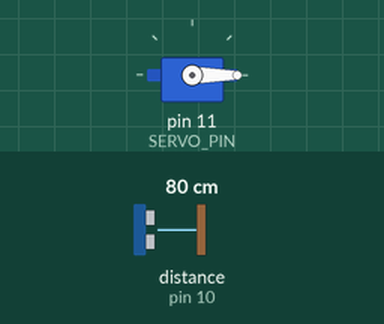
This sketch was run on a simulated Arduino Uno, built with avr-gcc and run on an emulated ATmega328P. On the bench: servo. Wiring (inferred from the names in the program): ultrasonic range finder: trigger pin 9; echo pin 10. Inputs (shaded band) come from the test bench; at power-on: distance to the obstacle (sensor on pin 10) 80 cm. The echo pulse lasts 58.3 µs per cm; what the sketch prints to the serial monitor is not drawn.

Above: at 1.2 s.
1.3 s: distance to the obstacle (sensor on pin 10) set to 6 cm
2.8 s: distance to the obstacle (sensor on pin 10) set to 3 cm
At 3.7 s:
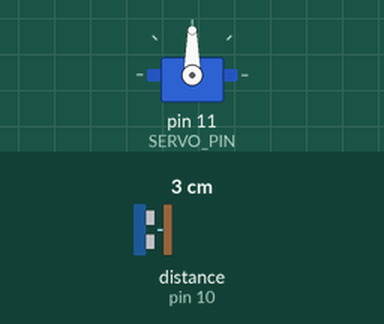
Timing chart, 0 to 34.6 s (numbered marks = the images above; inputs shaded):
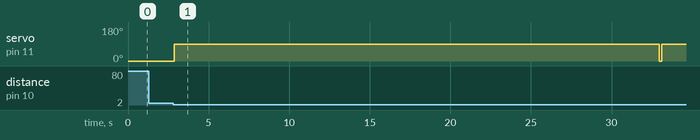

The sketch:

smart_door_hcsr04.ino
```cpp
/*
 * Smart Door – HC-SR04 Ultrasonic + Servo Door Controller
 * Target: Arduino Uno / Nano / ESP32 (PlatformIO-friendly)
 *
 * Core principle: work at any cost. No ISR portability issues.
 * Uses micros()-based polling with aggressive timeouts so the sketch
 * never hangs, never relies on pin-change interrupts, and never
 * depends on ESP32-specific APIs.
 *
 * Behavior:
 *   1. Measure distance every cycle using pure polling.
 *   2. If distance <= DETECTION_THRESHOLD_CM for OPEN_CONSECUTIVE readings,
 *      mark as DETECTED and open the door.
 *   3. While still detected, keep resetting the "last seen" timer.
 *   4. Once no detection for CLOSE_CONSECUTIVE readings, start a 10 s timer.
 *   5. If the timer expires with no new detection, close the door.
 *   6. A 30 s hard timeout (MAX_OPEN_TIME_MS) forces closure regardless
 *      of the sensor state as a safety fallback.
 */

// ────────────────────────────────────────────────────────────────────────
// CONFIGURATION – adjust these constants to match your hardware
// ────────────────────────────────────────────────────────────────────────

// HC-SR04 pins
const uint8_t  TRIG_PIN = 9;          // Output: 10 µs trigger pulse
const uint8_t  ECHO_PIN = 10;         // Input:  pulse width → distance

// Door actuator
const uint8_t  SERVO_PIN = 11;        // PWM pin for servo signal wire
const uint16_t OPEN_ANGLE  = 90;      // Degrees  – door open position
const uint16_t CLOSE_ANGLE = 0;       // Degrees  – door closed (locked) position

// Detection thresholds
const float     DETECTION_THRESHOLD_CM = 5.0f;   // Object considered "at door" if <= this
const uint8_t   OPEN_CONSECUTIVE   = 2;          // Readings needed to open (lowered for faster response)
const uint8_t   CLOSE_CONSECUTIVE  = 4;          // Readings needed to start close timer

// Timing
const unsigned long HOLD_OPEN_MS    = 10UL * 1000UL;   // 10 s after last detection
const unsigned long MAX_OPEN_MS     = 30UL * 1000UL;   // 30 s hard safety limit
const unsigned long DEBUG_INTERVAL  = 500UL;           // Serial output rate
const unsigned long MEASURE_INTERVAL = 80UL;           // Min ms between triggers

// Polling timeouts (microseconds) – these keep loop() non-blocking
const unsigned long ECHO_TIMEOUT_HIGH_US = 40000UL;      // 40 ms max wait for echo HIGH
const unsigned long ECHO_TIMEOUT_LOW_US  = 40000UL;      // 40 ms max wait for echo LOW

// ────────────────────────────────────────────────────────────────────────
// INCLUDES
// ────────────────────────────────────────────────────────────────────────
#include <Arduino.h>
#include <Servo.h>

// ────────────────────────────────────────────────────────────────────────
// STATE MACHINE
// ────────────────────────────────────────────────────────────────────────
enum DoorState : uint8_t {
  STATE_CLOSED,
  STATE_OPEN,
  STATE_CLOSING_PENDING   // detected nothing, counting down to close
};

DoorState  door_state     = STATE_CLOSED;
Servo      door_servo;

// Timing
unsigned long state_enter_ms    = 0;   // when we entered current STATE_OPEN
unsigned long last_detected_ms  = 0;   // most recent time an object was seen

// Detection debounce counters
uint8_t  detected_count      = 0;
uint8_t  not_detected_count  = 0;
bool     object_detected     = false;

// ────────────────────────────────────────────────────────────────────────
// NON-BLOCKING POLLING ECHO MEASUREMENT
// Pure digital polling with micros()-based timeouts.
// No ISRs, no pin-change hacks, no attachInterrupt portability issues.
// Works identically on AVR, ARM, ESP32, RP2040, etc.
// ────────────────────────────────────────────────────────────────────────

// Step 1: fire the 10 µs TRIG pulse
void trigger_measurement() {
  digitalWrite(TRIG_PIN, LOW);
  delayMicroseconds(2);
  digitalWrite(TRIG_PIN, HIGH);
  delayMicroseconds(10);
  digitalWrite(TRIG_PIN, LOW);
}

// Step 2: wait for ECHO HIGH with timeout, return start micros or 0 on fail
unsigned long wait_echo_high() {
  unsigned long deadline = micros() + ECHO_TIMEOUT_HIGH_US;
  while (digitalRead(ECHO_PIN) == LOW) {
    if (micros() > deadline) return 0;
  }
  return micros();
}

// Step 3: wait for ECHO LOW with timeout, return end micros or 0 on fail
unsigned long wait_echo_low(unsigned long start_us) {
  unsigned long deadline = micros() + ECHO_TIMEOUT_LOW_US;
  while (digitalRead(ECHO_PIN) == HIGH) {
    if (micros() > deadline) return 0;
  }
  return micros();
}

// Full distance read – returns cm, or -1.0 on any failure
float read_distance_cm() {
  trigger_measurement();

  unsigned long t_start = wait_echo_high();
  if (t_start == 0) return -1.0f;

  unsigned long t_end = wait_echo_low(t_start);
  if (t_end == 0) return -1.0f;

  unsigned long duration_us = t_end - t_start;

  // Sanity: reject pulses shorter than ~58 µs (≈1 cm) or longer than ~29 ms (≈500 cm)
  if (duration_us < 58UL || duration_us > 30000UL) return -1.0f;

  return (float)duration_us / 58.0f;
}

// ────────────────────────────────────────────────────────────────────────
// SERVO / DOOR ACTUATORS
// Swap these two helpers if you use a relay / motor driver instead.
// ────────────────────────────────────────────────────────────────────────
void open_door() {
  Serial.println(F("[ACTUATOR] Opening door"));
  door_servo.write(OPEN_ANGLE);
}

void close_door() {
  Serial.println(F("[ACTUATOR] Closing door"));
  door_servo.write(CLOSE_ANGLE);
}

// ────────────────────────────────────────────────────────────────────────
// SERIAL DEBUG HELPER
// ────────────────────────────────────────────────────────────────────────
void print_debug(float dist_cm, DoorState st, unsigned long timer_left_ms) {
  const char *state_str =
    (st == STATE_CLOSED)          ? "CLOSED" :
    (st == STATE_OPEN)            ? "OPEN"   :
                                   "CLOSING…";

  Serial.print(F("dist="));
  if (dist_cm < 0.0f) {
    Serial.print(F("ERR"));
  } else {
    Serial.print(dist_cm, 1);
    Serial.print(F(" cm"));
  }

  Serial.print(F("  state="));
  Serial.print(state_str);

  Serial.print(F("  timer_left="));
  Serial.print(timer_left_ms / 1000UL);
  Serial.println(F(" s"));
}

// ────────────────────────────────────────────────────────────────────────
// INITIALISATION
// ────────────────────────────────────────────────────────────────────────
void setup() {
  Serial.begin(115200);
  while (!Serial && millis() < 2000) { /* wait for USB-Serial */ }

  pinMode(TRIG_PIN, OUTPUT);
  digitalWrite(TRIG_PIN, LOW);

  pinMode(ECHO_PIN, INPUT);

  door_servo.attach(SERVO_PIN);
  door_servo.write(CLOSE_ANGLE);

  Serial.println(F("Smart Door Controller – initialised"));
  Serial.println(F("Ultrasonic polling mode – no ISR dependencies"));
}

// ────────────────────────────────────────────────────────────────────────
// MAIN LOOP
// ────────────────────────────────────────────────────────────────────────
void loop() {
  static unsigned long last_measure_ms = 0;
  static unsigned long last_debug_ms   = 0;

  unsigned long now = millis();

  // 0. Handle incoming commands from Python (e.g. Face Recognition)
  if (Serial.available() > 0) {
    String cmd = Serial.readStringUntil('\n');
    cmd.trim();
    if (cmd == "UNLOCK") {
      Serial.println(F("[CMD] Received UNLOCK command from Host"));
      open_door();
      door_state = STATE_OPEN;
      state_enter_ms = now;
      last_detected_ms = now;
      object_detected = true;
      detected_count = 0;
      not_detected_count = 0;
    }
  }

  // 1. Non-blocking measurement cadence
  if (now - last_measure_ms >= MEASURE_INTERVAL) {
    last_measure_ms = now;

    // Read distance (returns -1.0 on timeout / error)
    float dist = read_distance_cm();
    bool  detected_now = (dist >= 0.0f && dist <= DETECTION_THRESHOLD_CM);

    // 2. Debounce / hysteresis counters
    if (detected_now) {
      detected_count++;
      not_detected_count = 0;
    } else {
      not_detected_count++;
      detected_count = 0;
    }

    bool debounced_detection = (detected_count >= OPEN_CONSECUTIVE);
    bool debounced_clear      = (not_detected_count >= CLOSE_CONSECUTIVE);

    // 3. State machine
    switch (door_state) {

      case STATE_CLOSED:
        object_detected = false;
        if (debounced_detection) {
          open_door();
          door_state     = STATE_OPEN;
          state_enter_ms = now;
          object_detected = true;
          last_detected_ms = now;
          detected_count = 0;
          not_detected_count = 0;
        }
        break;

      case STATE_OPEN:
        object_detected = true;
        if (debounced_detection) {
          // Object still there – reset "keep-open" timer
          last_detected_ms = now;
          not_detected_count = 0;
        }

        // Safety watchdog: force close after MAX_OPEN_MS regardless of sensor
        if (now - state_enter_ms > MAX_OPEN_MS) {
          Serial.println(F("[SAFETY] Max open time reached – forcing close"));
          close_door();
          door_state = STATE_CLOSED;
          object_detected = false;
          detected_count = 0;
          not_detected_count = 0;
          break;
        }

        // Has the object been absent long enough to arm the close timer?
        if (debounced_clear) {
          door_state     = STATE_CLOSING_PENDING;
          state_enter_ms = now;
          not_detected_count = 0;
        }
        break;

      case STATE_CLOSING_PENDING:
        object_detected = false;
        if (debounced_detection) {
          // Object returned during countdown – reopen immediately
          open_door();
          door_state     = STATE_OPEN;
          state_enter_ms = now;
          last_detected_ms = now;
          object_detected = true;
          not_detected_count = 0;
          break;
        }

        // Safety watchdog still applies during countdown
        if (now - state_enter_ms > MAX_OPEN_MS) {
          Serial.println(F("[SAFETY] Max open time reached – forcing close from pending"));
          close_door();
          door_state = STATE_CLOSED;
          detected_count = 0;
          not_detected_count = 0;
          break;
        }

        // Check if 10 s have passed since the last confirmed detection
        if (now - last_detected_ms >= HOLD_OPEN_MS) {
          close_door();
          door_state = STATE_CLOSED;
          // Reset debounce counters so a fresh detection needs OPEN_CONSECUTIVE hits again
          detected_count = 0;
          not_detected_count = 0;
        }
        break;
    }
  }

  // 4. Debug output at DEBUG_INTERVAL
  if (now - last_debug_ms >= DEBUG_INTERVAL) {
    last_debug_ms = now;

    unsigned long timer_left_ms = 0;
    if (door_state == STATE_CLOSING_PENDING) {
      unsigned long elapsed = now - last_detected_ms;
      timer_left_ms = (elapsed < HOLD_OPEN_MS) ? (HOLD_OPEN_MS - elapsed) : 0;
    }

    // Use the most recent distance for debug (re-read if needed for status)
    float dist = read_distance_cm();
    print_debug(dist, door_state, timer_left_ms);
  }
}
```

Measured:
- the behaviour switches between 5 and 4 cm on distance to the obstacle (sensor on pin 10) (found by bisection; images 0 and 1)
- after the input at 1.3 s, every drawn part: stays the same
- after the input at 2.8 s, servo on pin 11 (SERVO_PIN): 0° → 90° after 0.08 s, → 0° 30.1 s later, → 90° 0.16 s later
